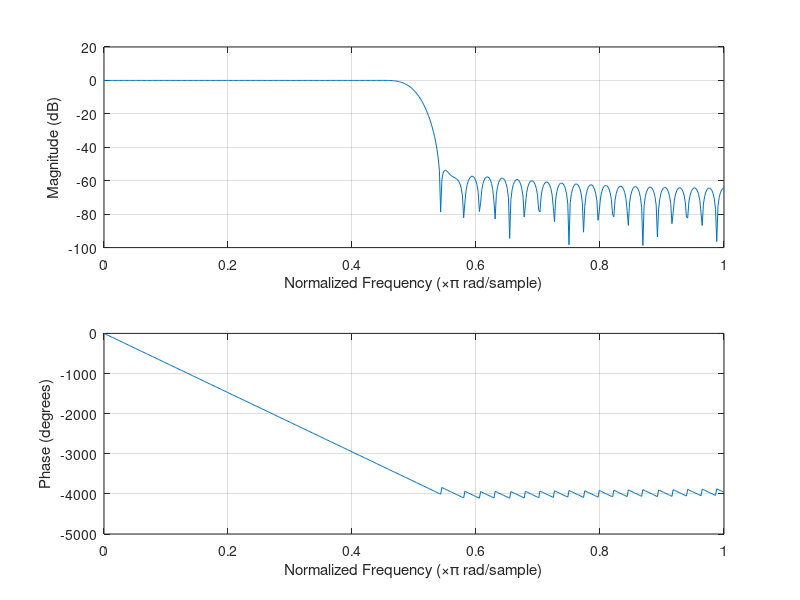

MATLAB code for this plot:
%% fir design using window function approximation 
fc = 1/2;                     %% w_c/pi
n = floor(6.2/(0.15 * fc));   
n = floor(n/2) * 2 + 1;       % set window len to old
w = hamming(n);
idx = 0:(n - 1);
idx = idx - (n - 1)/2 ;
idx = idx(:);
h = fc * sinc(fc * idx).* w;
figure
freqz(h)

